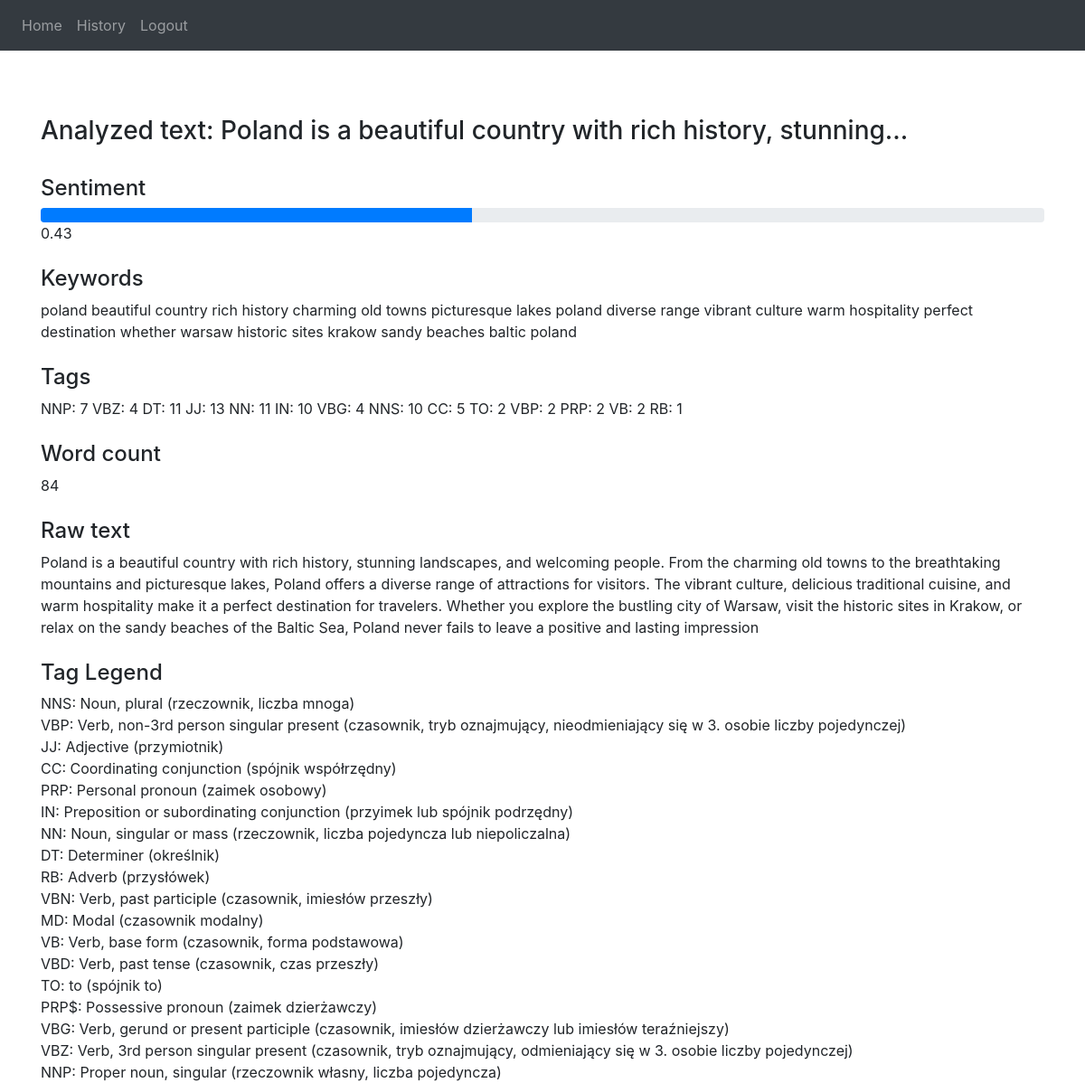
/record?id=24 (signed in), run on the app's committed database.
### app/models.py (models this page shows)
class Text(db.Model):
    id = db.Column(db.Integer, primary_key=True)
    user_id = db.Column(db.Integer, db.ForeignKey('user.id'))
    rawText = db.Column(db.String(2000))
    keywords = db.Column(db.String(600))
    tags = db.Column(db.String(600))
    sentiment = db.Column(db.Float)
    wordCount = db.Column(db.Integer)
    date = db.Column(db.DateTime(timezone=True), default=func.now())

### app/views.py (the view)
@views.route('/record')
@login_required
def record():
    idd = request.args.get('id')
    text = Text.query.get(idd)
    headline = get_start_of_text(text.rawText)
    progress = text.sentiment * 100
    return render_template('record.html', user=current_user, text=text, headline=headline, progress = progress)

### app/__init__.py (called while the page is built)
def create_app():
    app = Flask(__name__)
    app.config['SECRET_KEY'] = 'some key'
    app.config['SQLALCHEMY_DATABASE_URI'] = f'sqlite:///{DB_NAME}'
    db.init_app(app)
    from .views import views
    from .auth import auth
    app.register_blueprint(views, url_prefix='/')
    app.register_blueprint(auth, url_prefix='/')
    from .models import User, Text
    create_database(app)
    login_manager = LoginManager()
    login_manager.login_view = 'auth.login'
    login_manager.init_app(app)
    @login_manager.user_loader
    def load_user(id):
        return User.query.get(int(id))
    return app

### app/text_analyzer.py (called while the page is built)
def get_start_of_text(text):
    if len(text) <= 6:
        return text + '...'
    else:
        words = text.split(' ')
        result = ""
        count = 0
        for word in words:
            if count + len(word) <= 60:
                result += word + " "
                count += len(word) + 1
            else:
                break
        return result.strip() + '...'

### app/templates/record.html
{% extends "base.html" %} {% block title %}Login{% endblock %} {% block content
%}
    <br>
    <br>
    <br>
<div class="panel panel-default">
  <div class="panel-heading">
    <h3 class="panel-title">Analyzed text: {{ headline }}</h3>
  </div>
    <br>
  <div class="panel-body">
      <h4>Sentiment</h4>
    <div class="progress">
      <div class="progress-bar" role="progressbar" aria-valuenow="120" aria-valuemin="0" aria-valuemax="100" style="width: {{ progress }}%"></div>
    </div>
      <div class="text-container">
      {{ text.sentiment }}
    </div>
      <br>
      <h4>Keywords</h4>
    <div class="text-container">
       {{ text.keywords }}
    </div>
      <br>
      <h4>Tags</h4>
      <div class="text-container">
       {{ text.tags }}
    </div>
      <br>
      <h4>Word count</h4>
      <div class="text-container">
      {{ text.wordCount }}
    </div>
      <br>
      <h4>Raw text</h4>
      <div class="text-container">
          {{ text.rawText }}
    </div>
      <br>
      <h4>Tag Legend</h4>
      <div class="text-container">
          NNS: Noun, plural (rzeczownik, liczba mnoga)
          <br>
          VBP: Verb, non-3rd person singular present (czasownik, tryb oznajmujący, nieodmieniający się w 3. osobie liczby pojedynczej)
          <br>
          JJ: Adjective (przymiotnik)
          <br>
          CC: Coordinating conjunction (spójnik współrzędny)
          <br>
          PRP: Personal pronoun (zaimek osobowy)
          <br>
          IN: Preposition or subordinating conjunction (przyimek lub spójnik podrzędny)
          <br>
          NN: Noun, singular or mass (rzeczownik, liczba pojedyncza lub niepoliczalna)
          <br>
          DT: Determiner (określnik)
          <br>
          RB: Adverb (przysłówek)
          <br>
          VBN: Verb, past participle (czasownik, imiesłów przeszły)
          <br>
          MD: Modal (czasownik modalny)
          <br>
          VB: Verb, base form (czasownik, forma podstawowa)
          <br>
          VBD: Verb, past tense (czasownik, czas przeszły)
          <br>
          TO: to (spójnik to)
          <br>
          PRP$: Possessive pronoun (zaimek dzierżawczy)
          <br>
          VBG: Verb, gerund or present participle (czasownik, imiesłów dzierżawczy lub imiesłów teraźniejszy)
          <br>
          VBZ: Verb, 3rd person singular present (czasownik, tryb oznajmujący, odmieniający się w 3. osobie liczby pojedynczej)
          <br>
          NNP: Proper noun, singular (rzeczownik własny, liczba pojedyncza)
    </div>
  </div>
</div>
{% endblock %}

### data on the page
Text: sentiment "0.43", keywords "poland beautiful country rich history charming old towns picturesque lakes poland diverse range vibrant culture warm hospitality perfect destination whether warsaw historic sites krakow sandy beaches baltic poland", tags "NNP: 7 VBZ: 4 DT: 11 JJ: 13 NN: 11 IN: 10 VBG: 4 NNS: 10 CC: 5 TO: 2 VBP: 2 PRP: 2 VB: 2 RB: 1", wordCount "84", rawText "Poland is a beautiful country with rich history, stunning landscapes, and welcoming people. From the charming old towns to the breathtaking mountains and picturesque lakes, Poland offers a diverse range of attractions for visitors. The vibrant culture, delicious traditional cuisine, and warm hospitality make it a perfect destination for travelers. Whether you explore the bustling city of Warsaw, visit the historic sites in Krakow, or relax on the sandy beaches of the Baltic Sea, Poland never fails to leave a positive and lasting impression"

### other printed values
{{ headline }} "Poland is a beautiful country with rich history, stunning..."
